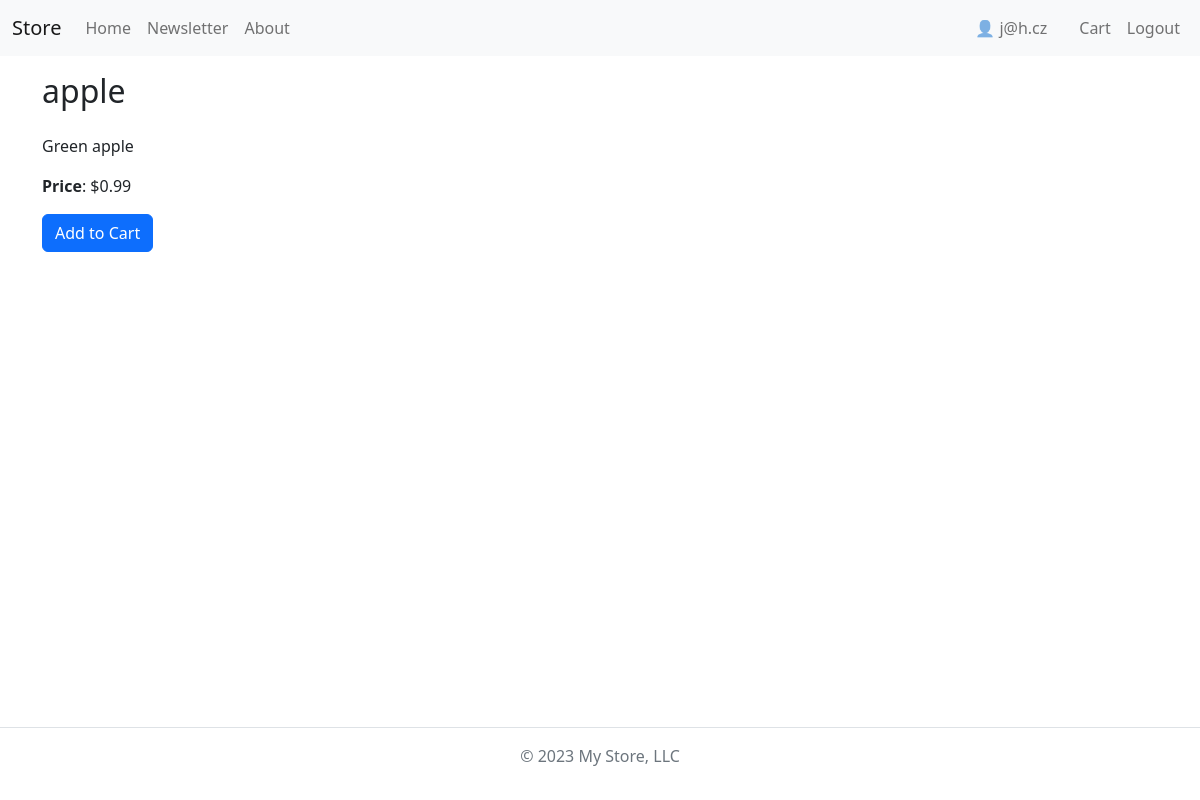
/products/2/ (signed in), run on the app's committed database.
### users/models.py (models this page shows, shortened)
class User(PermissionsMixin, AbstractBaseUser):
    email = models.EmailField(
        verbose_name='email address',
        max_length=255,
        unique=True,
    )
    is_active = models.BooleanField(default=True)
    is_staff = models.BooleanField(default=False)
    objects = UserManager()
    USERNAME_FIELD = 'email'

### products/models.py (models this page shows, shortened)
class Product(models.Model):
    name = models.CharField(max_length=254)
    description = models.CharField(max_length=254)
    price = models.DecimalField(max_digits=10, decimal_places=2)

### products/views.py (the view)
class ProductDetailView(DetailView):
    model = Product
    pk_url_kwarg = 'product_id'
    template_name = 'product_details.html'

### templates/product_details.html (shortened to what this page needs)
{% extends 'base.html' %}
{% block header %}
<h2>{{ product.name }}</h2>
{% endblock header %}
{% block content %}
    <p>
    {{ product.description }}
    </p>
    <p><strong>Price</strong>: ${{ product.price }}</p>
    {% if user.is_authenticated %}
    <form action="{% url "carts:add" product.pk %}" method="post">
        <button type="submit" class="btn btn-primary">Add to Cart</button>
    </form>
    {% else %}
    <a href="{% url "users:login" %}?next={{ request.get_full_path }}" class="btn btn-primary">Login to Add to Cart</a>
    {% endif %}
{% endblock content %}

### templates/_navbar.html (shortened to what this page needs)
{% url "home" as home_url %}
{% url "about" as about_url %}
{% url "newsletter:subscribe" as newsletter_url %}
{% url "carts:cart" as cart_url %}
<nav class="navbar navbar-expand-md bg-light">
    <div class="container-fluid">
        <a class="navbar-brand" href="{{ home_url }}">Store</a>
        <div class="collapse navbar-collapse" id="navbarCollapse">
            <ul class="navbar-nav me-auto mb-2 mb-md-0">
                <li class="nav-item">
                    <a class="nav-link{% if request.path == home_url %} active{% endif %}" aria-current="page" href="{{ home_url }}">Home</a>
                </li>
                <li class="nav-item">
                    <a class="nav-link{% if request.path == newsletter_url %} active{% endif %}" href="{{ newsletter_url }}">Newsletter</a>
                </li>
                <li class="nav-item">
                    <a class="nav-link{% if request.path == about_url %} active{% endif %}" href="{{ about_url }}">About</a>
                </li>
            </ul>
            <ul class="navbar-nav ms-auto">
                {% if user.is_authenticated %}
                <li class="navbar-text me-4">👤 {{ user.email }}</li>
                <li class="nav-item">
                    <a class="nav-link{% if request.path == cart_url %} active{% endif %}" href="{{ cart_url }}">Cart</a>
                </li>
                {% endif %}
                {% if user.is_authenticated %}
                <li class="nav-item">
                    <a class="nav-link" href="{% url "users:logout" %}">Logout</a>
                </li>
                {% endif %}
            </ul>
        </div>
    </div>
</nav>

### data on the page
User: email "j@h.cz"
Product: name "apple", description "Green apple", price "0.99"
